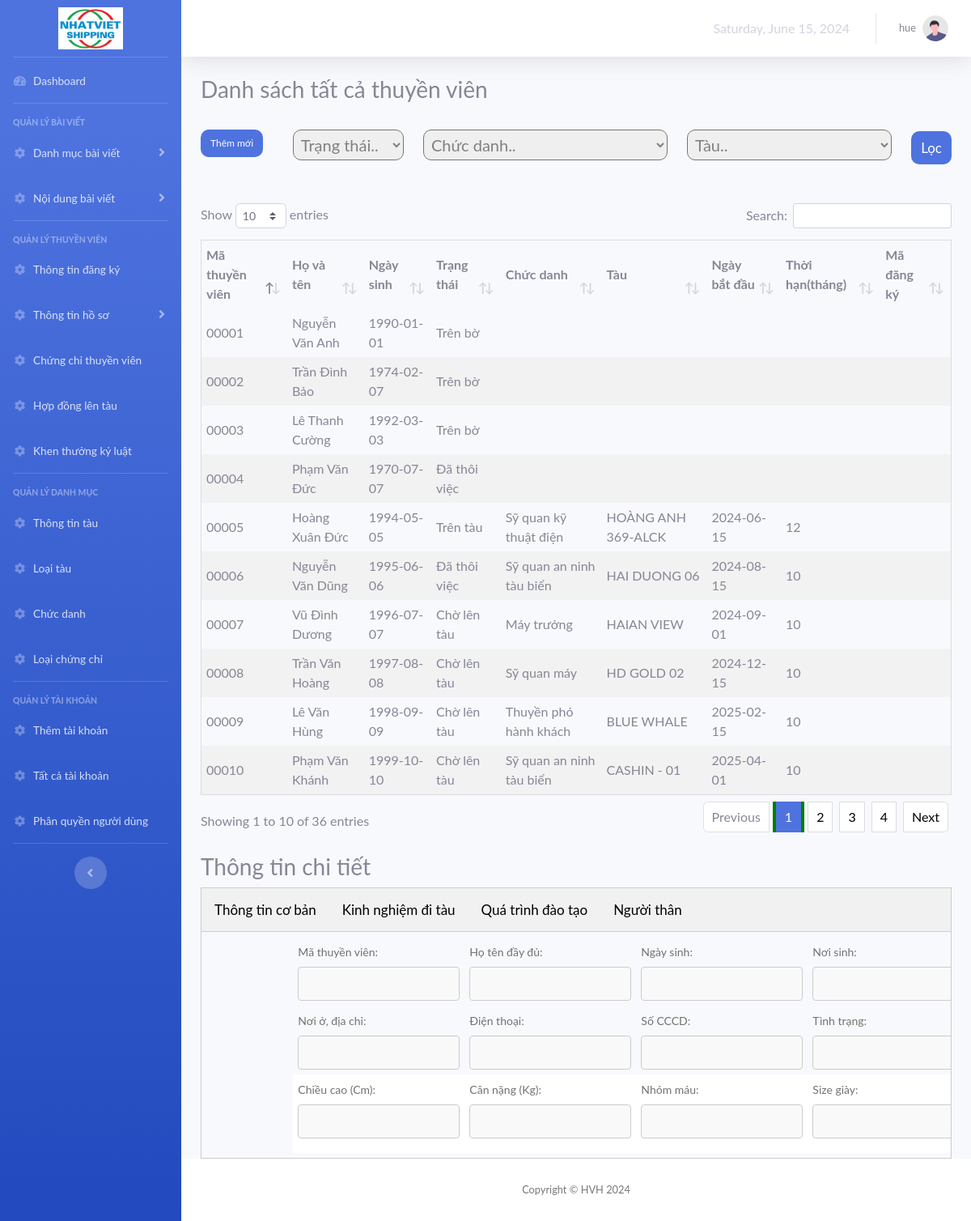
The page /admin/loc.php (signed in) on the database its author committed.
### tables this page shows
CREATE TABLE `thuyenvien` (
  `id_thuyenvien` int(5) UNSIGNED ZEROFILL NOT NULL,
  `tenthuyenvien` varchar(255) NOT NULL,
  `ngaysinh` date NOT NULL,
  `noisinh` text NOT NULL,
  `cccd` char(20) NOT NULL,
  `hokhauthuongtru` text NOT NULL,
  `sdt` varchar(20) NOT NULL,
  `cannang` varchar(20) NOT NULL,
  `chieucao` varchar(20) NOT NULL,
  `nhommau` varchar(20) NOT NULL,
  `sizegiay` varchar(20) NOT NULL,
  `email` varchar(50) NOT NULL,
  `ngaynhanhs` date NOT NULL,
  `honnhan` tinyint(1) NOT NULL,
  `trangthai` int(11) NOT NULL,
  `anh` varchar(255) DEFAULT NULL,
  `madangky` int(5) UNSIGNED ZEROFILL DEFAULT NULL
);

CREATE TABLE `trangthai` (
  `matrangthai` int(11) NOT NULL,
  `tentrangthai` varchar(255) NOT NULL
);

### admin/lib/database.php (called while the page is built, shortened)
<?php
class Database extends PDO
{
  public $host   = DB_HOST;
  public $user   = DB_USER;
  public $pass   = DB_PASS;
  public $dbname = DB_NAME;
  public $link;
  private function connectDB()
  {
    $this->link = new mysqli(
      $this->host,
      $this->user,
      $this->pass,
      $this->dbname
    );
    if (!$this->link) {
      $this->error = "Connection fail" . $this->link->connect_error;
      return false;
    } else {
      $this->link->set_charset("utf8mb4");
    }
  }
  public function select($query)
  {
    $result = $this->link->query($query);
    if ($result->num_rows > 0) {
      return $result;
    } else {
      return false;
    }
  }
}

### admin/classes/thongtinhoso.php (called while the page is built, shortened)
<?php
$filepath = realpath(dirname(__FILE__));
include_once($filepath . '/../lib/database.php');
class thuyenvien
{
    private $db;
    public function __construct()
    {
        $this->db = new Database();
    }
public function loc($trangthai, $chucdanh, $tentau)
{
    $query = "SELECT
        thuyenvien.id_thuyenvien,
        thuyenvien.tenthuyenvien,
        thuyenvien.hokhauthuongtru,
        thuyenvien.sdt,
        thuyenvien.anh,
        thuyenvien.cccd,
        thuyenvien.ngaynhanhs,
        thuyenvien.honnhan,
        thuyenvien.ngaysinh,
        thuyenvien.noisinh,
        thuyenvien.madangky,
        thuyenvien.chieucao,
        thuyenvien.cannang,
        thuyenvien.nhommau,
        thuyenvien.sizegiay,
        thuyenvien.email,
        trangthai.tentrangthai AS trangthai,
        chon.tentau,
        chon.ngaybatdau,
        chon.thoihan,
        chon.chucdanh
    FROM
        thuyenvien
    JOIN
        trangthai ON thuyenvien.trangthai = trangthai.matrangthai
    LEFT JOIN
    (
        SELECT hdl.*, tau.tentau
        FROM hopdonglentau hdl
        INNER JOIN (
            SELECT hopdong_tv, tau.tentau, MAX(ngayky) AS max_ngayky
            FROM hopdonglentau
            LEFT JOIN tau ON hopdonglentau.tau = tau.id
            WHERE trangthai = 0
            GROUP BY hopdong_tv, tau.tentau
        ) hdl_max ON hdl.hopdong_tv = hdl_max.hopdong_tv AND hdl.ngayky = hdl_max.max_ngayky
        LEFT JOIN tau ON hdl.tau = tau.id
    )AS chon ON chon.hopdong_tv = thuyenvien.id_thuyenvien
    WHERE
        1 = 1";
    $query .= " ORDER BY thuyenvien.id_thuyenvien;";
    $mysqli_result = $this->db->select($query);
    if ($mysqli_result) {
        $result = mysqli_fetch_all($mysqli_result, MYSQLI_ASSOC);
        return $result;
    }
    return false;
}
}
?>

### admin/loc.php (the view, shortened to what this page needs)
<?php
$filepath = realpath(dirname(__FILE__));
include_once($filepath . '\lib\database.php');
include_once 'classes/thongtinhoso.php';
?>
<?php
$thongtin = new thuyenvien();
$subject = '';
$topic = '';
$chapter = '';
$list = $thongtin->loc($subject,$topic,$chapter);
?>
<?php include_once 'lib/header.php';?>
                <div class="container-fluid">
                <body onload="closeNav()">
    <div >
        <div>
        <h3>Danh sách tất cả thuyền viên</h3><br>
        <div style="display: flex; justify-content: flex-end;">
            <form action="themmoithuyenvien.php">
                <button class="btn info">Thêm mới</button>
            </form>
            <form style="display: inline;margin-left: auto; margin-right: 0; " name="form1" id="form1" action="loc.php" method="GET">
                <select style="color: gray;margin-left: 20px;font-size: 20px; padding: 5px; border-radius: 10px;"  name="subject" id="subject">
                    <option value="" disabled selected hidden>Trạng thái..</option>
                </select>
                <select style="color: gray;margin-left: 20px;font-size: 20px; padding: 5px; border-radius: 10px;"  name="topic" id="topic">
                    <option value="" disabled selected hidden>Chức danh..</option>
                </select>
                <select style="color: gray;margin-left: 20px;font-size: 20px; padding: 5px; border-radius: 10px;"  name="chapter" id="chapter">
                    <option value="" disabled selected hidden>Tàu..</option>
                </select>
                <input class="btn info" style="margin-left: 20px;font-size: 17px;" type="submit" value="Lọc">
            </form>
        </div>
        <br>
        <br>
        <?php
    if ($list) { ?>
        <table id="dataTable">
            <thead>
                <tr>
                    <th>Mã thuyền viên</th>
                    <th>Họ và tên</th>
                    <th>Ngày sinh</th>
                    <th>Trạng thái</th>
                    <th>Chức danh</th>
                    <th>Tàu</th>
                    <th>Ngày bắt đầu</th>
                    <th>Thời hạn(tháng) </th>
                    <th>Mã đăng ký</th>
                </tr>
            </thead>
            <tbody>
            <?php
            foreach ($list as $key => $value) { ?>
                <tr data-id="<?=$value['id_thuyenvien']?>" onclick="showDetail(this)">
                    <td><?=$value['id_thuyenvien']?></td>
                    <td><?=$value['tenthuyenvien']?></td>
                    <td><?=$value['ngaysinh']?></td>
                    <td><?=$value['trangthai']?></td>
                    <td><?=$value['chucdanh']?></td>
                    <td><?=$value['tentau']?></td>
                    <td><?=$value['ngaybatdau']?></td>
                    <td><?=$value['thoihan']?></td>
                    <td><?=$value['madangky']?></td>
                </tr>
            <?php }
            ?>
            </tbody>
        </table>
    <?php } ?>
    </div><br>
    <h3>Thông tin chi tiết</h3>
    <div>
        <div class="tab">
            <button class="tablinks" onclick="openCity(event, 'thongtinchitiet')">Thông tin cơ bản</button>
            <button class="tablinks" onclick="openCity(event, 'ditau')">Kinh nghiệm đi tàu</button>
            <button class="tablinks" onclick="openCity(event, 'truonghoc')">Quá trình đào tạo</button>
            <button class="tablinks" onclick="openCity(event, 'nguoithan')">Người thân</button>
        </div>
        <div style="width:100%; overflow:auto;display: flex;" id="thongtinchitiet" class="tabcontent">
            <div style="display: flex; align-items: flex-start;">
                <table style="border: none;display: flex; ">
                    <tr>
                        <td><label class="lbchitiet ">Mã thuyền viên:</label><br>
                            <input id="mathuyenvien" class="chitiet" type="text" value=" " readonly>
                        </td>
                        <td><label class="lbchitiet ">Họ tên đầy đủ:</label><br>
                            <input id="tenthuyenvien" class="chitiet" type="text" value=" " readonly>
                        </td>
                        <td><label class="lbchitiet ">Ngày sinh:</label><br>
                            <input id="tentau" class="chitiet" type="text" value=" " readonly>
                        </td>
                        <td><label class="lbchitiet ">Nơi sinh:</label><br>
                            <input id="loaitau" class="chitiet" type="text" value=" " readonly>
                        </td>
                    </tr>
                    <tr style="background-color: unset; ">
                        <td><label class="lbchitiet ">Nơi ở, địa chỉ:</label><br>
                            <input id="hokhauthuongtru" class="chitiet" type="text" value=" " readonly>
                        </td>
                        <td><label class="lbchitiet ">Điện thoại:</label><br>
                            <input id="sdt" class="chitiet" type="text" value=" " readonly>
                        </td>
                        <td><label class="lbchitiet ">Số CCCD:</label><br>
                            <input id="cccd" class="chitiet" type="text" value=" " readonly>
                        </td>
                        <td><label class="lbchitiet ">Tình trạng:</label><br>
                            <input id="honnhan" class="chitiet" type="text" value=" " readonly>
                        </td>
                    </tr>
                    <tr style="background-color: white;">
                        <td><label class="lbchitiet ">Chiều cao (Cm):</label><br>
                            <input id="chieucao" class="chitiet" type="text" value=" " readonly>
                        </td>
                        <td><label class="lbchitiet ">Cân nặng (Kg):</label><br>
                            <input id="cannang" class="chitiet" type="text" value=" " readonly>
                        </td>
                        <td><label class="lbchitiet ">Nhóm máu:</label><br>
                            <input id="nhommau" class="chitiet" type="text" value=" " readonly>
                        </td>
                        <td><label class="lbchitiet ">Size giày:</label><br>
                            <input id="sizegiay" class="chitiet" type="text" value=" " readonly>
                        </td>
                    </tr>
                    <tr style="background-color: white;">
                        <td></td>
                        <td></td>
                        <td></td>
                        <td></td>
                    </tr>
                </table>
            </div>
        </div>
    </div>
</div>
<?php include_once 'lib/footer.php';?>

### rows shown on the page
thuyenvien: id_thuyenvien "00001", tenthuyenvien "Nguyễn Văn Anh", ngaysinh "1990-01-01", trangthai.tentrangthai "Trên bờ"
thuyenvien: id_thuyenvien "00002", tenthuyenvien "Trần Đình Bảo", ngaysinh "1974-02-07", trangthai.tentrangthai "Trên bờ"
thuyenvien: id_thuyenvien "00003", tenthuyenvien "Lê Thanh Cường", ngaysinh "1992-03-03", trangthai.tentrangthai "Trên bờ"
thuyenvien: id_thuyenvien "00004", tenthuyenvien "Phạm Văn Đức", ngaysinh "1970-07-07", trangthai.tentrangthai "Đã thôi việc"
thuyenvien: id_thuyenvien "00005", tenthuyenvien "Hoàng Xuân Đức", ngaysinh "1994-05-05", trangthai.tentrangthai "Trên tàu", chucdanh "Sỹ quan kỹ thuật điện", tentau "HOÀNG ANH 369-ALCK", ngaybatdau "2024-06-15", thoihan "12"
thuyenvien: id_thuyenvien "00006", tenthuyenvien "Nguyễn Văn Dũng", ngaysinh "1995-06-06", trangthai.tentrangthai "Đã thôi việc", chucdanh "Sỹ quan an ninh tàu biển", tentau "HAI DUONG 06", ngaybatdau "2024-08-15", thoihan "10"
thuyenvien: id_thuyenvien "00007", tenthuyenvien "Vũ Đình Dương", ngaysinh "1996-07-07", trangthai.tentrangthai "Chờ lên tàu", chucdanh "Máy trưởng", tentau "HAIAN VIEW", ngaybatdau "2024-09-01", thoihan "10"
thuyenvien: id_thuyenvien "00008", tenthuyenvien "Trần Văn Hoàng", ngaysinh "1997-08-08", trangthai.tentrangthai "Chờ lên tàu", chucdanh "Sỹ quan máy", tentau "HD GOLD 02", ngaybatdau "2024-12-15", thoihan "10"
thuyenvien: id_thuyenvien "00009", tenthuyenvien "Lê Văn Hùng", ngaysinh "1998-09-09", trangthai.tentrangthai "Chờ lên tàu", chucdanh "Thuyền phó hành khách", tentau "BLUE WHALE", ngaybatdau "2025-02-15", thoihan "10"
thuyenvien: id_thuyenvien "00010", tenthuyenvien "Phạm Văn Khánh", ngaysinh "1999-10-10", trangthai.tentrangthai "Chờ lên tàu", chucdanh "Sỹ quan an ninh tàu biển", tentau "CASHIN - 01", ngaybatdau "2025-04-01", thoihan "10"

### other values the page prints
$taikhoan "hue"
